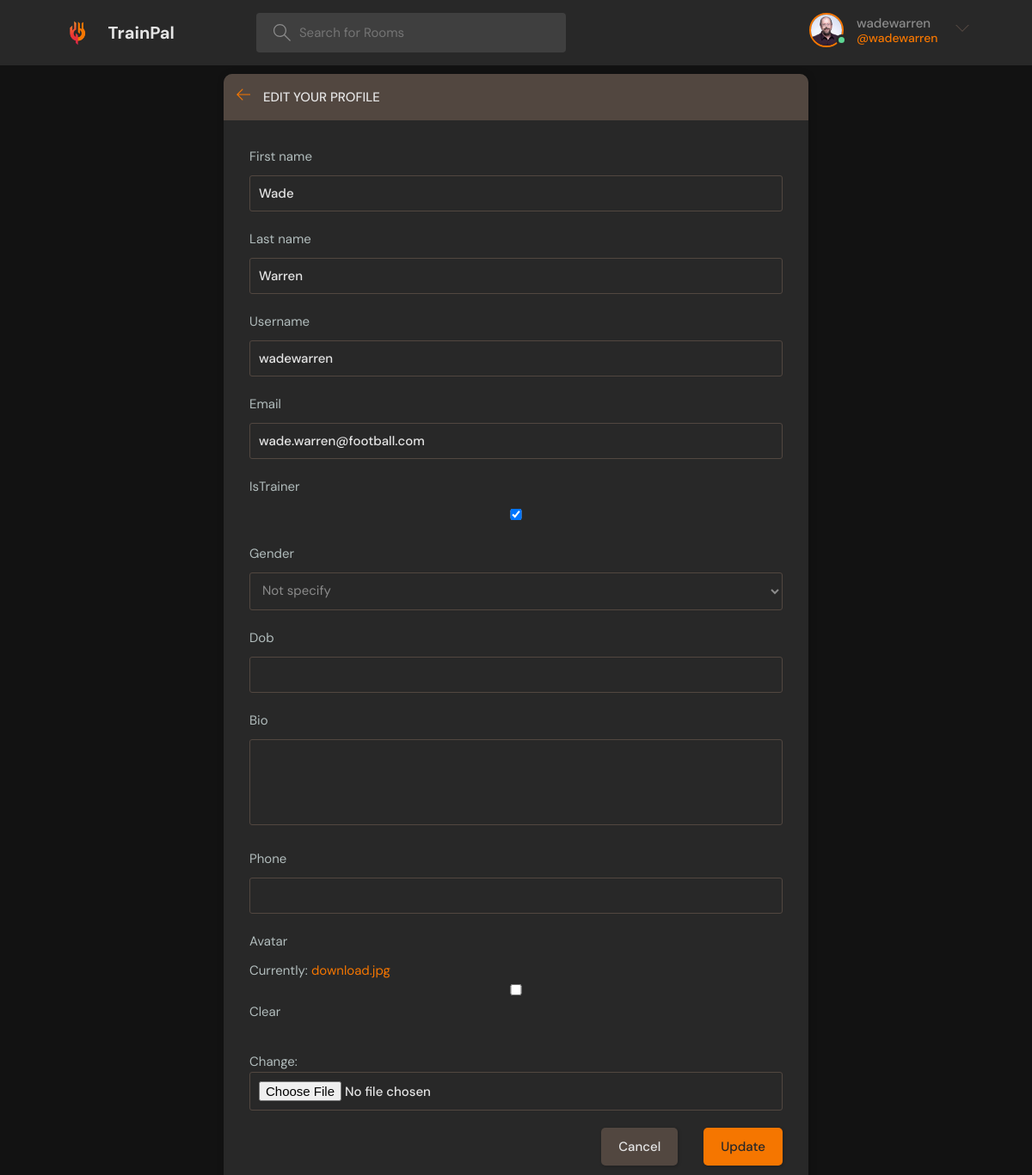
/update-user/ (signed in), run on the app's committed database.
### base/models.py (models this page shows)
class User(AbstractUser):
    email = models.EmailField(unique=False) # TODO: change to true after testing
    isTrainer = models.BooleanField(blank=True, default=False)
    class Gender(models.TextChoices):
        MALE = "M", _("Male")
        FEMALE = "F", _("Female")
        NOTSPECIFY = "N", _("Not specify")
    gender = models.CharField(max_length=1, choices=Gender.choices, blank=True, default=Gender.NOTSPECIFY)
    dob = models.DateTimeField(blank=True, null=True)
    bio = models.TextField(blank=True)
    phone = models.CharField(max_length=20, blank=True)
    avatar = models.ImageField(blank=True, null=True)
    USERNAME_FIELD = 'username'
    REQUIRED_FIELDS = []

### base/views.py (the view)
# urls.py: path('update-user/', views.updateUser, name="update-user"),
@login_required(login_url='login')
def updateUser(request):
    user = request.user
    form = forms.UserForm(instance=user)
    if request.method == 'POST':
        form = forms.UserForm(request.POST, request.FILES, instance=user)
        if form.is_valid():
            form.save()
            return redirect('user-profile', pk=user.id)
    return render(request, 'base/update-user.html', {'form': form})

### base/forms.py
class UserForm(ModelForm):
    class Meta:
        model = models.User
        fields = ['first_name', 'last_name', 'username', 'email', 'isTrainer',
                  'gender', 'dob', 'bio', 'phone', 'avatar']

### base/templates/base/update-user.html (shortened to what this page needs)
{% extends 'main.html' %}
{% block content %}
<main class="update-account layout">
  <div class="container">
    <div class="layout__box">
      <div class="layout__boxHeader">
        <div class="layout__boxTitle">
          <a href="{% url 'home' %}">
            <svg version="1.1" xmlns="http://www.w3.org/2000/svg" width="32" height="32" viewBox="0 0 32 32">
              <title>arrow-left</title>
              <path
                d="M13.723 2.286l-13.723 13.714 13.719 13.714 1.616-1.611-10.96-10.96h27.625v-2.286h-27.625l10.965-10.965-1.616-1.607z">
              </path>
            </svg>
          </a>
          <h3>Edit your profile</h3>
        </div>
      </div>
      <div class="layout__body">
        <form class="form" action="" method="POST" enctype="multipart/form-data">
          {% for field in form %}
          <div class="form__group">
            <label for="profile_pic">{{field.label}}</label>
            {{field}}
          </div>
          {% endfor %}
          <div class="form__action">
            <a class="btn btn--dark" href="{% url 'user-profile' request.user.id %}">Cancel</a>
            <button class="btn btn--main" type="submit">Update</button>
          </div>
        </form>
      </div>
    </div>
  </div>
</main>
{% endblock content %}

### templates/navbar.html (shortened to what this page needs)
{% load static %}
<header class="header header--loggedIn">
    <div class="container">
        <a href="{% url 'home' %}" class="header__logo">
            <img src="{% static 'images/logo.png' %}" />
            <h1>TrainPal</h1>
        </a>
        <form class="header__search" method="GET" action="{% url 'home' %}">
            <label>
                <input name="q" placeholder="Search for Rooms" />
            </label>
        </form>
        <nav class="header__menu">
            {% if request.user.is_authenticated %}
            <div class="header__user">
                <a href="{% url 'user-profile' request.user.id %}">
                    <div class="avatar avatar--medium active">
                        <img src="{{request.user.avatar.url}}" />
                    </div>
                    <p>{{request.user.username}} <span>@{{request.user.username}}</span></p>
                </a>
                <button class="dropdown-button">
                    <svg version="1.1" xmlns="http://www.w3.org/2000/svg" width="32" height="32" viewBox="0 0 32 32">
                        <title>chevron-down</title>
                        <path d="M16 21l-13-13h-3l16 16 16-16h-3l-13 13z"></path>
                    </svg>
                </button>
            </div>
            {% else %}
            <a href="{% url 'login' %}">
                <img src="{% static 'images/avatar.svg' %}" />
                <p>Login</p>
            </a>
            {% endif %}
        </nav>
    </div>
</header>

### data on the page
User: user.avatar (picture), user.username "wadewarren", form "Wade" "Warren" "wadewarren" "wade.warren@football.com" "☑" "Not specify"

### other printed values
{{ field.label }} "First name" "Last name" "Username" "Email" "IsTrainer" "Gender" "Dob" "Bio" "Phone" "Avatar"
